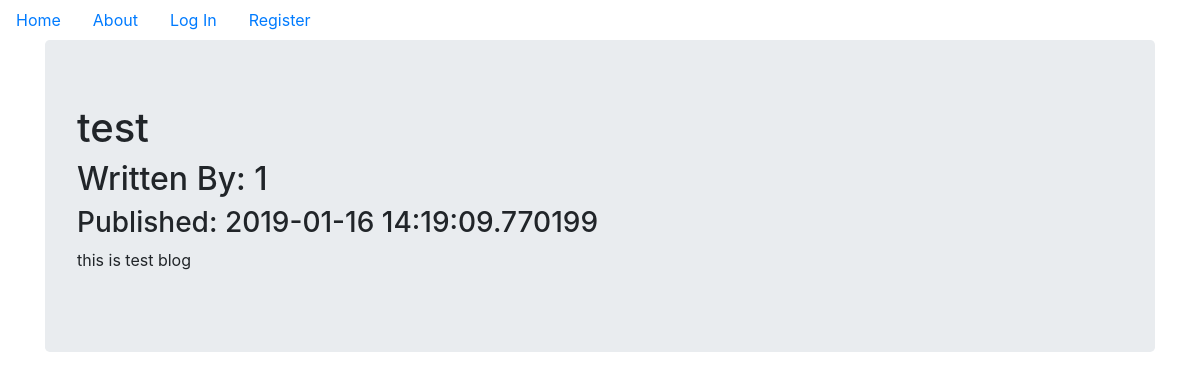
Page /3 on the committed database.
### projectFiles/models.py (models this page shows, shortened)
class BlogPost(db.Model, UserMixin):
    users = db.relationship(User)
    id = db.Column(db.Integer, primary_key=True)
    user_id = db.Column(db.Integer, db.ForeignKey('users.id'), nullable=False)
    date = db.Column(db.DateTime, nullable=False, default=datetime.utcnow)
    title = db.Column(db.String(140), nullable=False)
    text = db.Column(db.Text, nullable=False)

class User(db.Model, UserMixin):
    __tablename__ = 'users'
    id = db.Column(db.Integer, primary_key=True)
    profile_image = db.Column(db.String(20), nullable=False, default='default_profile.png')
    email = db.Column(db.String(64), unique=True, index=True)
    username = db.Column(db.String(64), unique=True, index=True)
    password_hash = db.Column(db.String(128))
    posts = db.relationship('BlogPost', backref='author', lazy=True)

### projectFiles/users/views.py (the view)
@users.route("/<username>")
def user_posts(username):
    page = request.args.get('page',1,type=int)
    user = User.query.filter_by(username=username).first_or_404()
    blog_posts = BlogPost.query.filter_by(author=user).order_by(BlogPost.date.desc()).paginate(page=page,per_page=5)
    return render_template('user_blog_posts.html',blog_posts=blog_posts,user=user)

### projectFiles/blog_posts/views.py (called while the page is built)
@blog_posts.route('/<int:blog_post_id>')
def read_blog_post(blog_post_id):
    blog_post = BlogPost.query.get_or_404(blog_post_id)
    return render_template('read_blog_post.html', title=blog_post.title,
                            date=blog_post.date, post=blog_post)

### projectFiles/templates/read_blog_post.html (shortened to what this page needs)
{% extends 'base.html' %}
{% block content %}
<div class="jumbotron">
  <h1>{{ post.title }}</h1>
  <h2>Written By: {{ post.author.username }}</h2>
  <h3>Published: {{ post.date }}</h3>
  <p>{{ post.text }}</p>
</div>
{% endblock %}

### rows in the picture
BlogPost: title "test", date "2019-01-16 14:19:09.770199", text "this is test blog"
User: author.username "1"
